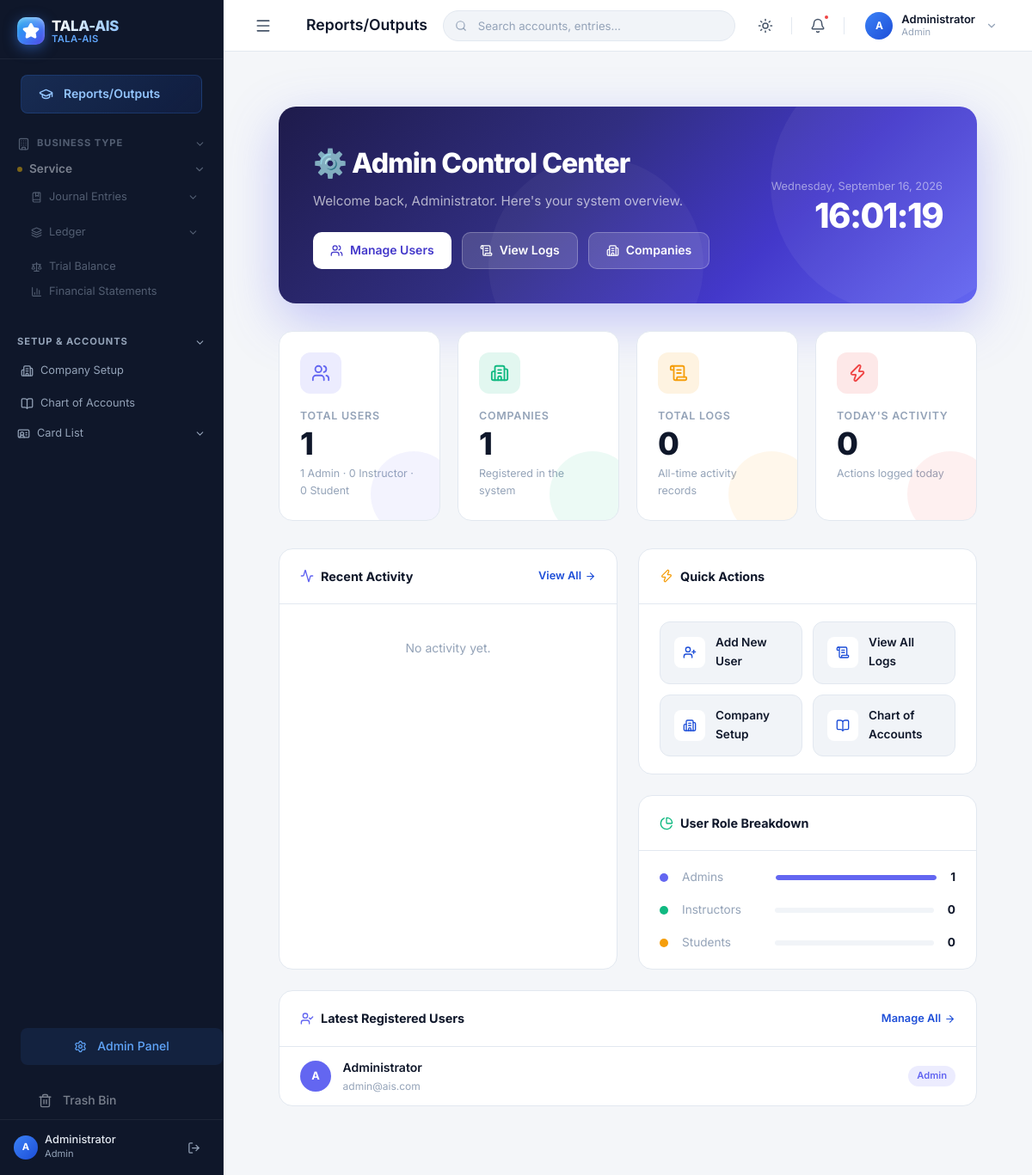
Page /admin/dashboard.php (signed in) on the committed database.
### tables this page shows
CREATE TABLE IF NOT EXISTS `users` (
    `id` INT AUTO_INCREMENT PRIMARY KEY,
    `name` VARCHAR(100) NOT NULL,
    `email` VARCHAR(150) NOT NULL UNIQUE,
    `password` VARCHAR(255) NOT NULL,
    `role` ENUM('Admin','Instructor','Student') NOT NULL DEFAULT 'Student',
    `created_at` TIMESTAMP DEFAULT CURRENT_TIMESTAMP
);

### admin/dashboard.php (the view, shortened to what this page needs)
<?php
require_once '../includes/header.php';
$db = get_db();
$users_count     = $db->query("SELECT COUNT(*) FROM users")->fetch_row()[0];
$companies_count = $db->query("SELECT COUNT(*) FROM companies")->fetch_row()[0];
$logs_count      = $db->query("SELECT COUNT(*) FROM activity_logs")->fetch_row()[0];
$admin_count     = $db->query("SELECT COUNT(*) FROM users WHERE role='Admin'")->fetch_row()[0];
$instructor_count= $db->query("SELECT COUNT(*) FROM users WHERE role='Instructor'")->fetch_row()[0];
$student_count   = $db->query("SELECT COUNT(*) FROM users WHERE role='Student'")->fetch_row()[0];
$today_logs = $db->query("SELECT COUNT(*) FROM activity_logs WHERE DATE(created_at)=CURDATE()")->fetch_row()[0];
$recent_logs = $db->query("
    SELECT l.*, u.name as user_name, u.role as user_role
    FROM activity_logs l
    LEFT JOIN users u ON l.user_id = u.id
    ORDER BY l.created_at DESC
    LIMIT 8
")->fetch_all(MYSQLI_ASSOC);
$latest_users = $db->query("SELECT name, email, role, created_at FROM users ORDER BY created_at DESC LIMIT 5")->fetch_all(MYSQLI_ASSOC);
?>
<div class="adm-wrapper">
    <div class="adm-hero">
        <div>
            <div class="adm-hero-title">⚙️ Admin Control Center</div>
            <div class="adm-hero-sub">Welcome back, <?= htmlspecialchars($_SESSION['user_name'] ?? 'Admin') ?>. Here's your system overview.</div>
            <div class="adm-hero-btns">
                <a href="users.php" class="adm-hero-btn adm-hero-btn-primary">
                    <i data-lucide="users" style="width:15px;height:15px;"></i> Manage Users
                </a>
                <a href="logs.php" class="adm-hero-btn adm-hero-btn-ghost">
                    <i data-lucide="scroll-text" style="width:15px;height:15px;"></i> View Logs
                </a>
                <a href="<?= BASE_URL ?>pages/company_setup.php" class="adm-hero-btn adm-hero-btn-ghost">
                    <i data-lucide="building-2" style="width:15px;height:15px;"></i> Companies
                </a>
            </div>
        </div>
        <div class="adm-hero-right">
            <div class="adm-hero-date"><?= date('l, F j, Y') ?></div>
            <div class="adm-hero-time" id="live-clock">--:--</div>
        </div>
    </div>
    <div class="adm-stats">
        <div class="adm-stat-card">
            <div class="adm-stat-icon" style="background:rgba(99,102,241,0.12); color:#6366f1;">
                <i data-lucide="users" style="width:22px;height:22px;"></i>
            </div>
            <div class="adm-stat-label">Total Users</div>
            <div class="adm-stat-value"><?= $users_count ?></div>
            <div class="adm-stat-sub"><?= $admin_count ?> Admin · <?= $instructor_count ?> Instructor · <?= $student_count ?> Student</div>
            <div class="adm-stat-glow" style="background:#6366f1;"></div>
        </div>
        <div class="adm-stat-card">
            <div class="adm-stat-icon" style="background:rgba(16,185,129,0.12); color:#10b981;">
                <i data-lucide="building-2" style="width:22px;height:22px;"></i>
            </div>
            <div class="adm-stat-label">Companies</div>
            <div class="adm-stat-value"><?= $companies_count ?></div>
            <div class="adm-stat-sub">Registered in the system</div>
            <div class="adm-stat-glow" style="background:#10b981;"></div>
        </div>
        <div class="adm-stat-card">
            <div class="adm-stat-icon" style="background:rgba(245,158,11,0.12); color:#f59e0b;">
                <i data-lucide="scroll-text" style="width:22px;height:22px;"></i>
            </div>
            <div class="adm-stat-label">Total Logs</div>
            <div class="adm-stat-value"><?= number_format($logs_count) ?></div>
            <div class="adm-stat-sub">All-time activity records</div>
            <div class="adm-stat-glow" style="background:#f59e0b;"></div>
        </div>
        <div class="adm-stat-card">
            <div class="adm-stat-icon" style="background:rgba(239,68,68,0.12); color:#ef4444;">
                <i data-lucide="zap" style="width:22px;height:22px;"></i>
            </div>
            <div class="adm-stat-label">Today's Activity</div>
            <div class="adm-stat-value"><?= $today_logs ?></div>
            <div class="adm-stat-sub">Actions logged today</div>
            <div class="adm-stat-glow" style="background:#ef4444;"></div>
        </div>
    </div>
    <div class="adm-row">
        <div class="adm-panel">
            <div class="adm-panel-header">
                <div class="adm-panel-title">
                    <i data-lucide="activity" style="width:16px;height:16px;color:#6366f1;"></i>
                    Recent Activity
                </div>
                <a href="logs.php" class="adm-panel-link">
                    View All <i data-lucide="arrow-right" style="width:13px;height:13px;"></i>
                </a>
            </div>
            <div class="adm-activity">
                <?php if (empty($recent_logs)): ?>
                <div style="padding:2rem;text-align:center;color:var(--text-muted);font-size:0.875rem;">No activity yet.</div>
                <?php else: foreach($recent_logs as $log):
                    $colors = ['Admin'=>'#6366f1','Instructor'=>'#10b981','Student'=>'#f59e0b'];
                    $avatarColor = $colors[$log['user_role'] ?? 'Student'] ?? '#6b7280';
                    $initials = strtoupper(substr($log['user_name'] ?? 'S', 0, 2));
                    $actionColors = ['Create'=>'#10b981','Update'=>'#3b82f6','Delete'=>'#ef4444','Login'=>'#6366f1','Logout'=>'#f59e0b'];
                    $actionColor = $actionColors[$log['action']] ?? '#6b7280';
                    $timeAgo = date('M d, h:i A', strtotime($log['created_at']));
                ?>
                <div class="adm-act-item">
                    <div class="adm-act-avatar" style="background:<?= $avatarColor ?>;"><?= $initials ?></div>
                    <div class="adm-act-body">
                        <div class="adm-act-name"><?= htmlspecialchars($log['user_name'] ?? 'Unknown') ?></div>
                        <div class="adm-act-desc">
                            <span style="font-size:0.7rem;font-weight:700;color:<?= $actionColor ?>;background:<?= $actionColor ?>18;padding:1px 6px;border-radius:4px;margin-right:4px;"><?= htmlspecialchars($log['action']) ?></span>
                            <?= htmlspecialchars($log['description'] ?? $log['module'] ?? '') ?>
                        </div>
                    </div>
                    <div class="adm-act-time"><?= $timeAgo ?></div>
                </div>
                <?php endforeach; endif; ?>
            </div>
        </div>
        <div style="display:flex;flex-direction:column;gap:1.5rem;">
            <div class="adm-panel">
                <div class="adm-panel-header">
                    <div class="adm-panel-title">
                        <i data-lucide="zap" style="width:16px;height:16px;color:#f59e0b;"></i>
                        Quick Actions
                    </div>
                </div>
                <div class="adm-actions">
                    <a href="users.php" class="adm-action-btn">
                        <div class="adm-action-icon"><i data-lucide="user-plus" style="width:16px;height:16px;"></i></div>
                        Add New User
                    </a>
                    <a href="logs.php" class="adm-action-btn">
                        <div class="adm-action-icon"><i data-lucide="scroll-text" style="width:16px;height:16px;"></i></div>
                        View All Logs
                    </a>
                    <a href="<?= BASE_URL ?>pages/company_setup.php" class="adm-action-btn">
                        <div class="adm-action-icon"><i data-lucide="building-2" style="width:16px;height:16px;"></i></div>
                        Company Setup
                    </a>
                    <a href="<?= BASE_URL ?>pages/chart_of_accounts.php" class="adm-action-btn">
                        <div class="adm-action-icon"><i data-lucide="book-open" style="width:16px;height:16px;"></i></div>
                        Chart of Accounts
                    </a>
                </div>
            </div>
            <div class="adm-panel">
                <div class="adm-panel-header">
                    <div class="adm-panel-title">
                        <i data-lucide="pie-chart" style="width:16px;height:16px;color:#10b981;"></i>
                        User Role Breakdown
                    </div>
                </div>
                <div class="adm-role-bar">
                    <?php
                    $roles = [
                        ['label'=>'Admins', 'count'=>$admin_count, 'color'=>'#6366f1'],
                        ['label'=>'Instructors', 'count'=>$instructor_count, 'color'=>'#10b981'],
                        ['label'=>'Students', 'count'=>$student_count, 'color'=>'#f59e0b'],
                    ];
                    foreach($roles as $r):
                        $pct = $users_count > 0 ? round(($r['count']/$users_count)*100) : 0;
                    ?>
                    <div class="adm-role-row">
                        <div class="adm-role-dot" style="background:<?= $r['color'] ?>;"></div>
                        <div class="adm-role-label"><?= $r['label'] ?></div>
                        <div class="adm-progress">
                            <div class="adm-progress-fill" style="width:<?= $pct ?>%;background:<?= $r['color'] ?>;"></div>
                        </div>
                        <div class="adm-role-count"><?= $r['count'] ?></div>
                    </div>
                    <?php endforeach; ?>
                </div>
            </div>
        </div>
    </div>
    <div class="adm-panel">
        <div class="adm-panel-header">
            <div class="adm-panel-title">
                <i data-lucide="user-check" style="width:16px;height:16px;color:#6366f1;"></i>
                Latest Registered Users
            </div>
            <a href="users.php" class="adm-panel-link">
                Manage All <i data-lucide="arrow-right" style="width:13px;height:13px;"></i>
            </a>
        </div>
        <?php if(empty($latest_users)): ?>
        <div style="padding:2rem;text-align:center;color:var(--text-muted);font-size:0.875rem;">No users yet.</div>
        <?php else: foreach($latest_users as $u):
            $colors = ['Admin'=>'#6366f1','Instructor'=>'#10b981','Student'=>'#f59e0b'];
            $bgColor = $colors[$u['role']] ?? '#6b7280';
            $roleBgAlpha = ['Admin'=>'rgba(99,102,241,0.12)','Instructor'=>'rgba(16,185,129,0.12)','Student'=>'rgba(245,158,11,0.12)'];
            $roleTextColor = ['Admin'=>'#6366f1','Instructor'=>'#10b981','Student'=>'#d97706'];
            $init = strtoupper(substr($u['name'],0,1));
        ?>
        <div class="adm-user-row">
            <div class="adm-user-av" style="background:<?= $bgColor ?>;"><?= $init ?></div>
            <div>
                <div class="adm-user-name"><?= htmlspecialchars($u['name']) ?></div>
                <div class="adm-user-email"><?= htmlspecialchars($u['email']) ?></div>
            </div>
            <span class="adm-role-badge" style="background:<?= $roleBgAlpha[$u['role']] ?? 'rgba(107,114,128,0.1)' ?>;color:<?= $roleTextColor[$u['role']] ?? '#6b7280' ?>;">
                <?= $u['role'] ?>
            </span>
        </div>
        <?php endforeach; endif; ?>
    </div>
</div>
<?php require_once '../includes/footer.php'; ?>

### rows in the picture
users: name "A", name "Administrator", email "admin@ais.com", role "Admin"

### other values in the picture
$bt "Service"
$initials "A"
$userName "Administrator"
$userRole "Admin"
$pageTitle "Reports/Outputs"
$_SESSION['user_name'] "Administrator"
$users_count "1"
$admin_count "1"
$instructor_count "0"
$student_count "0"
$companies_count "1"
$logs_count "0"
$today_logs "0"
$r['label'] "Admins"
$r['count'] "1"
